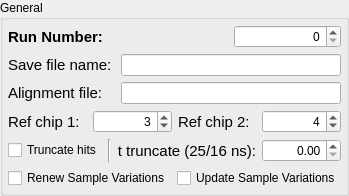
               <widget class="QGroupBox" name="groupBox_5">
                <property name="minimumSize">
                 <size>
                  <width>0</width>
                  <height>0</height>
                 </size>
                </property>
                <property name="maximumSize">
                 <size>
                  <width>16777215</width>
                  <height>16777215</height>
                 </size>
                </property>
                <property name="title">
                 <string>General</string>
                </property>
                <layout class="QGridLayout" name="gridLayout_13">
                 <property name="leftMargin">
                  <number>5</number>
                 </property>
                 <property name="topMargin">
                  <number>5</number>
                 </property>
                 <property name="rightMargin">
                  <number>5</number>
                 </property>
                 <property name="bottomMargin">
                  <number>5</number>
                 </property>
                 <item row="3" column="0" colspan="3">
                  <widget class="QWidget" name="widget_17" native="true">
                   <layout class="QHBoxLayout" name="horizontalLayout_4">
                    <property name="leftMargin">
                     <number>0</number>
                    </property>
                    <property name="topMargin">
                     <number>0</number>
                    </property>
                    <property name="rightMargin">
                     <number>0</number>
                    </property>
                    <property name="bottomMargin">
                     <number>0</number>
                    </property>
                    <item>
                     <widget class="QLabel" name="labx">
                      <property name="font">
                       <font>
                        <pointsize>11</pointsize>
                       </font>
                      </property>
                      <property name="toolTip">
                       <string extracomment="Hi there"/>
                      </property>
                      <property name="whatsThis">
                       <string/>
                      </property>
                      <property name="text">
                       <string>Ref chip 1:</string>
                      </property>
                     </widget>
                    </item>
                    <item>
                     <widget class="QSpinBox" name="RefChip1Box">
                      <property name="toolTip">
                       <string extracomment="Hi Dan"/>
                      </property>
                      <property name="alignment">
                       <set>Qt::AlignRight|Qt::AlignTrailing|Qt::AlignVCenter</set>
                      </property>
                      <property name="maximum">
                       <number>10</number>
                      </property>
                      <property name="value">
                       <number>3</number>
                      </property>
                     </widget>
                    </item>
                    <item>
                     <widget class="QLabel" name="ref_chip_lab">
                      <property name="font">
                       <font>
                        <pointsize>11</pointsize>
                        <weight>50</weight>
                        <bold>false</bold>
                       </font>
                      </property>
                      <property name="text">
                       <string>Ref chip 2:</string>
                      </property>
                      <property name="alignment">
                       <set>Qt::AlignLeading|Qt::AlignLeft|Qt::AlignVCenter</set>
                      </property>
                     </widget>
                    </item>
                    <item>
                     <widget class="QSpinBox" name="RefChip2Box">
                      <property name="alignment">
                       <set>Qt::AlignRight|Qt::AlignTrailing|Qt::AlignVCenter</set>
                      </property>
                      <property name="maximum">
                       <number>10</number>
                      </property>
                      <property name="value">
                       <number>4</number>
                      </property>
                     </widget>
                    </item>
                   </layout>
                  </widget>
                 </item>
                 <item row="5" column="0" colspan="3">
                  <widget class="QWidget" name="widget_78" native="true">
                   <layout class="QGridLayout" name="gridLayout_109">
                    <property name="leftMargin">
                     <number>0</number>
                    </property>
                    <property name="topMargin">
                     <number>0</number>
                    </property>
                    <property name="rightMargin">
                     <number>0</number>
                    </property>
                    <property name="bottomMargin">
                     <number>0</number>
                    </property>
                    <item row="0" column="1">
                     <widget class="QCheckBox" name="SampleVarBox">
                      <property name="text">
                       <string>Update Sample Variations</string>
                      </property>
                     </widget>
                    </item>
                    <item row="0" column="0">
                     <widget class="QCheckBox" name="RenewSampleVarBox">
                      <property name="text">
                       <string>Renew Sample Variations</string>
                      </property>
                     </widget>
                    </item>
                   </layout>
                  </widget>
                 </item>
                 <item row="4" column="0" colspan="3">
                  <widget class="QWidget" name="widget_18" native="true">
                   <layout class="QHBoxLayout" name="horizontalLayout_5">
                    <property name="leftMargin">
                     <number>0</number>
                    </property>
                    <property name="topMargin">
                     <number>0</number>
                    </property>
                    <property name="rightMargin">
                     <number>0</number>
                    </property>
                    <property name="bottomMargin">
                     <number>0</number>
                    </property>
                    <item>
                     <widget class="QCheckBox" name="TruncateCheckBox">
                      <property name="text">
                       <string>Truncate hits</string>
                      </property>
                     </widget>
                    </item>
                    <item>
                     <widget class="Line" name="line_2">
                      <property name="orientation">
                       <enum>Qt::Vertical</enum>
                      </property>
                     </widget>
                    </item>
                    <item>
                     <widget class="QLabel" name="label_22">
                      <property name="font">
                       <font>
                        <pointsize>11</pointsize>
                       </font>
                      </property>
                      <property name="text">
                       <string>t truncate (25/16 ns):</string>
                      </property>
                      <property name="alignment">
                       <set>Qt::AlignRight|Qt::AlignTrailing|Qt::AlignVCenter</set>
                      </property>
                     </widget>
                    </item>
                    <item>
                     <widget class="QDoubleSpinBox" name="TruncateTimeBox">
                      <property name="alignment">
                       <set>Qt::AlignRight|Qt::AlignTrailing|Qt::AlignVCenter</set>
                      </property>
                     </widget>
                    </item>
                   </layout>
                  </widget>
                 </item>
                 <item row="2" column="0">
                  <widget class="QLabel" name="label_35">
                   <property name="font">
                    <font>
                     <pointsize>11</pointsize>
                    </font>
                   </property>
                   <property name="text">
                    <string>Alignment file:</string>
                   </property>
                  </widget>
                 </item>
                 <item row="2" column="1" colspan="2">
                  <widget class="QLineEdit" name="AlignmentFileBox"/>
                 </item>
                 <item row="1" column="0">
                  <widget class="QLabel" name="label_34">
                   <property name="font">
                    <font>
                     <pointsize>11</pointsize>
                    </font>
                   </property>
                   <property name="text">
                    <string>Save file name:</string>
                   </property>
                  </widget>
                 </item>
                 <item row="1" column="1" colspan="2">
                  <widget class="QLineEdit" name="save_file_box">
                   <property name="layoutDirection">
                    <enum>Qt::LeftToRight</enum>
                   </property>
                   <property name="alignment">
                    <set>Qt::AlignLeading|Qt::AlignLeft|Qt::AlignVCenter</set>
                   </property>
                  </widget>
                 </item>
                 <item row="0" column="0">
                  <widget class="QLabel" name="label_8">
                   <property name="font">
                    <font>
                     <family>Lucida Grande</family>
                     <pointsize>11</pointsize>
                     <weight>75</weight>
                     <bold>true</bold>
                    </font>
                   </property>
                   <property name="text">
                    <string>Run Number:</string>
                   </property>
                  </widget>
                 </item>
                 <item row="0" column="2">
                  <widget class="QSpinBox" name="RunNumBox">
                   <property name="alignment">
                    <set>Qt::AlignRight|Qt::AlignTrailing|Qt::AlignVCenter</set>
                   </property>
                   <property name="maximum">
                    <number>1000</number>
                   </property>
                  </widget>
                 </item>
                </layout>
               </widget>
